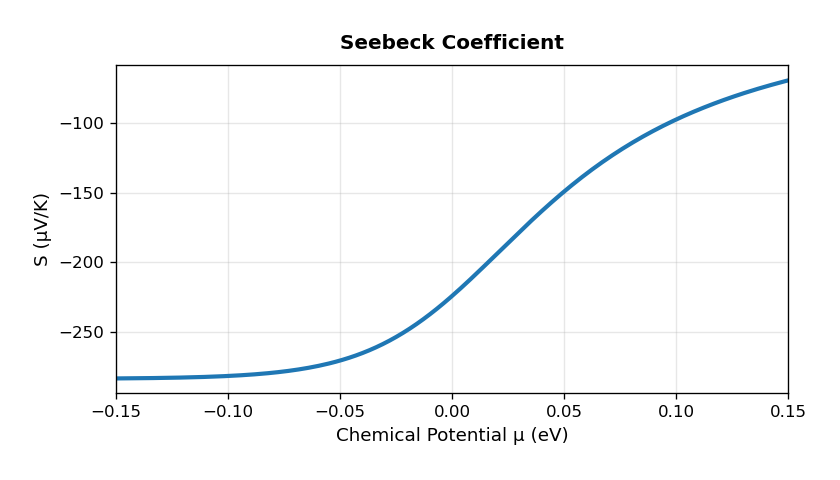

Recreate this plot in Python.
import numpy as np
import matplotlib.pyplot as plt
import mpmath as mp

# Constants
k_B = 1.380649e-23        # Boltzmann constant, J/K
eV_to_J = 1.602176634e-19 # 1 eV in J
e = 1.602176634e-19       # Elementary charge, C
T = 300.0                 # Temperature, K

# Chemical potential range matching six‐panel layout
mu_eV = np.linspace(-0.15, 0.15, 200)

# Compute Seebeck coefficient values in μV/K
S_vals = []
for mu in mu_eV:
    mu_J = mu * eV_to_J
    eta = mu_J / (k_B * T)
    z = -mp.e**(eta)
    Li_half  = float(mp.polylog(0.5, z).real)
    Li_3half = float(mp.polylog(1.5, z).real)
    # Seebeck S in V/K, then convert to μV/K
    S = - (mp.pi**2 / 3) * (k_B / e) * (Li_half / Li_3half)
    S_vals.append(float(S) * 1e6)

S_vals = np.array(S_vals)

plt.style.use('default')
fig, ax = plt.subplots(figsize=(7, 4), dpi=120)

ax.plot(mu_eV, S_vals, color='#1f77b4', linewidth=2.5)
ax.set_xlabel('Chemical Potential μ (eV)', fontsize=11)
ax.set_ylabel('S (μV/K)', fontsize=11)
ax.set_title('Seebeck Coefficient', fontsize=12, fontweight='bold', pad=10)
ax.grid(True, alpha=0.3)
ax.set_xlim(mu_eV[0], mu_eV[-1])
ax.tick_params(labelsize=10)

plt.tight_layout(pad=2.0)
plt.savefig("Seebeck")
plt.show()
